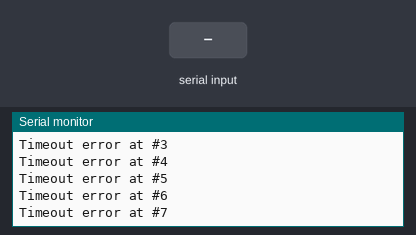
A sketch run on a simulated ESP8266 (NodeMCU). On the bench: the last lines printed to the serial monitor. The test bench sets the inputs (shaded band).

Above: at 3.4 s.
3.5 s: "1\n" received over the second serial link
At 3.51 s:
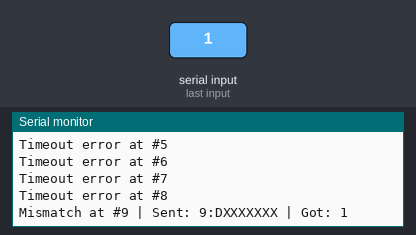
5.0 s: "0\n" received over the second serial link
At 5.01 s:
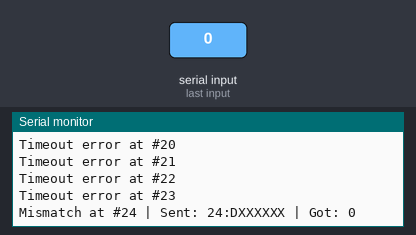
6.5 s: "2\n" received over the second serial link
At 6.51 s:
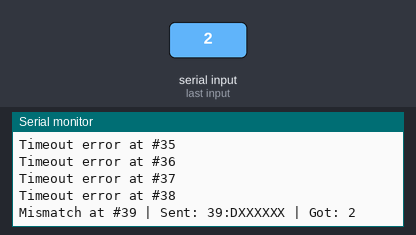
Timing chart, 0 to 9.5 s (numbered marks = the images above; inputs shaded):
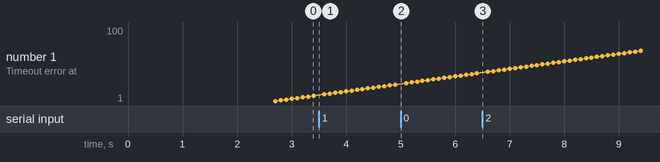

Measured:
- after the input at 3.5 s, the serial monitor: prints a new line at once (image 1)
- after the input at 5.0 s, the serial monitor: prints a new line at once (image 2)

The sketch:

NodeMCU2_Master_StressTest.ino
```cpp
#include <SoftwareSerial.h>


// RX = D6 (GPIO12), TX = D5 (GPIO14)
SoftwareSerial uart(D6, D5);


unsigned long startTime, endTime;
int totalSent = 0, totalReceived = 0, errorCount = 0;


String generateMessage(int seq, int size) {
  String msg = String(seq) + ":D";
  while (msg.length() < size) msg += "X";
  return msg;
}


void performTest(long baud, int msgSize, int interval, int numMessages = 100) {
  Serial.println("-------------------------------------------------");
  Serial.println("Starting Test:");
  Serial.print("Baud: "); Serial.print(baud);
  Serial.print(", Size: "); Serial.print(msgSize);
  Serial.print(", Interval: "); Serial.print(interval); Serial.println("ms");


  // Send baud command to Slave first
  uart.println("BAUD:" + String(baud));
  delay(1000);  // Allow Slave to process baud change


  // Restart UART on new baud rate
  uart.end();
  delay(100);
  uart.begin(baud);
  delay(500);


  totalSent = 0;
  totalReceived = 0;
  errorCount = 0;
  startTime = millis();


  for (int i = 1; i <= numMessages; i++) {
    String msg = generateMessage(i, msgSize);
    uart.println(msg);
    totalSent++;


    unsigned long timeoutStart = millis();
    while (!uart.available() && millis() - timeoutStart < 100) {
      // wait up to 100 ms
    }


    if (uart.available()) {
      String response = uart.readStringUntil('\n');
      response.trim();
      if (response == msg) {
        totalReceived++;
      } else {
        errorCount++;
        Serial.print("Mismatch at #"); Serial.print(i);
        Serial.print(" | Sent: "); Serial.print(msg);
        Serial.print(" | Got: "); Serial.println(response);
      }
    } else {
      errorCount++;
      Serial.print("Timeout error at #"); Serial.println(i);
    }


    delay(interval); // wait before sending next message
  }


  endTime = millis();


  float testDurationSec = (endTime - startTime) / 1000.0;
  float throughput = (msgSize * totalReceived) / testDurationSec;
  float msgRate = totalReceived / testDurationSec;
  float errorRate = 100.0 * errorCount / totalSent;


  Serial.println("Test Results:");
  Serial.print("Messages Sent: "); Serial.println(totalSent);
  Serial.print("Messages Received: "); Serial.println(totalReceived);
  Serial.print("Errors: "); Serial.println(errorCount);
  Serial.print("Error Rate: "); Serial.print(errorRate); Serial.println(" %");
  Serial.print("Throughput: "); Serial.print(throughput); Serial.println(" bytes/sec");
  Serial.print("Message Rate: "); Serial.print(msgRate); Serial.println(" msg/sec");
}


void setup() {
  Serial.begin(115200); // For Serial Monitor
  uart.begin(9600);     // Initial baud for communication
  delay(1000);


  long baudRates[] = {9600, 38400, 115200};
  int messageSizes[] = {10, 50, 100};
  int intervals[] = {0, 10, 100};


  for (int b = 0; b < 3; b++) {
    for (int s = 0; s < 3; s++) {
      for (int d = 0; d < 3; d++) {
        performTest(baudRates[b], messageSizes[s], intervals[d]);
        delay(2000); // Small delay before next test
      }
    }
  }


  Serial.println("All tests completed.");
}


void loop() {
  // Nothing here — test runs once in setup
}
```
